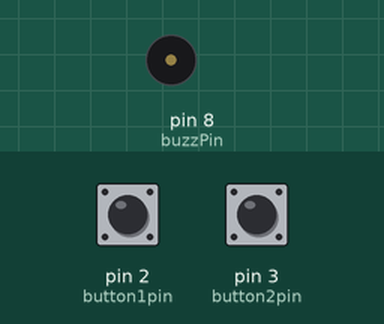
Recording of a sketch running on a simulated Arduino Uno, built with avr-gcc and run on an emulated ATmega328P. Parts: buzzer (waves = sounding). The inputs (shaded band) are chosen by the test bench; at power-on: pin 2 (button1pin) LOW, pin 3 (button2pin) LOW.

Above: at 1.2 s.
1.3 s: pin 2 (button1pin) pulled HIGH for 0.15 s
At 2.0 s:
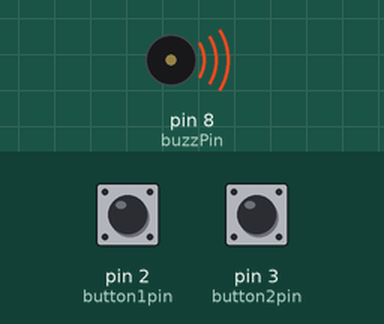
Timing chart, 0 to 10.3 s (numbered marks = the images above; inputs shaded):
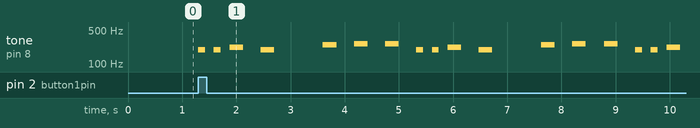

Measured:
- after the input at 1.3 s, tone on pin 8 (buzzPin): silent → 196 Hz at once, then repeats every 4.0 s: silent 0.16 s, 196 Hz 0.13 s, silent 0.16 s, 220 Hz 0.25 s, silent 0.32 s, 196 Hz 0.25 s, silent 0.90 s, 247 Hz 0.25 s, silent 0.33 s, 262 Hz 0.25 s, silent 0.32 s, 262 Hz 0.25 s, silent 0.33 s, 196 Hz 0.13 s

The sketch:

MIlestone1.ino
```cpp
/* Author: Peter Navarro and Corey Mendonca
 * Date: 9/4/2020
 * Milestone 1 solution
 * Implement 3 states, waiting, playing , playing pending
 * Implement two tunes to be played.
 */


// Golabl variables used within each class
int state;
int tunePlaying;
int tunePending;
const int button1pin = 2;
const int button2pin = 3;
long tuneStartTime;
int nextNoteTime;
const int buzzPin = 8;


void setup() {

  state1Setup();
  //Initalizes the buttons to the ports they are connected to on the arduino.
  pinMode(button1pin, INPUT);
  pinMode(button2pin, INPUT);
}
void loop() {

  //Basic loop structure that allows the arudino to continiously run through the program.
  //Loop structure is unchanged except you can add more states if needed.
  switch (state) {

    case 1:
      state1();
      break;
    case 2:
      state2();
      break;
    case 3:
      state3();
      break;
  }

}
```

pitches.h
```cpp
#define NOTE_B0  31
#define NOTE_C1  33
#define NOTE_CS1 35
#define NOTE_D1  37
#define NOTE_DS1 39
#define NOTE_E1  41
#define NOTE_F1  44
#define NOTE_FS1 46
#define NOTE_G1  49
#define NOTE_GS1 52
#define NOTE_A1  55
#define NOTE_AS1 58
#define NOTE_B1  62
#define NOTE_C2  65
#define NOTE_CS2 69
#define NOTE_D2  73
#define NOTE_DS2 78
#define NOTE_E2  82
#define NOTE_F2  87
#define NOTE_FS2 93
#define NOTE_G2  98
#define NOTE_GS2 104
#define NOTE_A2  110
#define NOTE_AS2 117
#define NOTE_B2  123
#define NOTE_C3  131
#define NOTE_CS3 139
#define NOTE_D3  147
#define NOTE_DS3 156
#define NOTE_E3  165
#define NOTE_F3  175
#define NOTE_FS3 185
#define NOTE_G3  196
#define NOTE_GS3 208
#define NOTE_A3  220
#define NOTE_AS3 233
#define NOTE_B3  247
#define NOTE_C4  262
#define NOTE_CS4 277
#define NOTE_D4  294
#define NOTE_DS4 311
#define NOTE_E4  330
#define NOTE_F4  349
#define NOTE_FS4 370
#define NOTE_G4  392
#define NOTE_GS4 415
#define NOTE_A4  440
#define NOTE_AS4 466
#define NOTE_B4  494
#define NOTE_C5  523
#define NOTE_CS5 554
#define NOTE_D5  587
#define NOTE_DS5 622
#define NOTE_E5  659
#define NOTE_F5  698
#define NOTE_FS5 740
#define NOTE_G5  784
#define NOTE_GS5 831
#define NOTE_A5  880
#define NOTE_AS5 932
#define NOTE_B5  988
#define NOTE_C6  1047
#define NOTE_CS6 1109
#define NOTE_D6  1175
#define NOTE_DS6 1245
#define NOTE_E6  1319
#define NOTE_F6  1397
#define NOTE_FS6 1480
#define NOTE_G6  1568
#define NOTE_GS6 1661
#define NOTE_A6  1760
#define NOTE_AS6 1865
#define NOTE_B6  1976
#define NOTE_C7  2093
#define NOTE_CS7 2217
#define NOTE_D7  2349
#define NOTE_DS7 2489
#define NOTE_E7  2637
#define NOTE_F7  2794
#define NOTE_FS7 2960
#define NOTE_G7  3136
#define NOTE_GS7 3322
#define NOTE_A7  3520
#define NOTE_AS7 3729
#define NOTE_B7  3951
#define NOTE_C8  4186
#define NOTE_CS8 4435
#define NOTE_D8  4699
#define NOTE_DS8 4978
```

state1.ino
```cpp
/*This is the waiting state on our state diagram.
 *Read buttons and switch to playing state if button is pressed
 */

void state1Setup() {

  state = 1;
  // read buttons

}
//Represents what happens in state one
void state1() {

  // initalize the first button
  int button = digitalRead(button1pin);

  //Check if first button is pressed
  if (button == HIGH) {
    //if button one is pressed, we update the variable tunePlaying to 1

    tunePlaying = 1;
    state2Setup();

  }

  //Intialize the second button
  int button1 = digitalRead(button2pin);

  //Check if second button is pressed
  if (button1 == HIGH) {
    //if button two is pressed, we update the variable tunePlaying to 2
    tunePlaying = 2;
    state2Setup();

  }
  //The numbers correlate with the button pressed i.e 1 is button 1 and 2 is button 2.
}
```

state2.ino
```cpp
/* This is the playing state in our state diagram.
   The purpose of this is to playing the tune connected to either button.
   We have to check the buttons again to see if one was pressed while the tune is playing.
*/

void state2Setup() {

  //This gives us how long it has been since the program started
  //We store it in a varible to account for if another button is pressed during a tune.
  tuneStartTime = millis();
  state = 2;

}
void state2() {

  boolean done = false;
  //Check buttons to see if they were pressed after the tune begins playing.
  //This is the same process as in state 1.

  int button = digitalRead(button1pin);
  if (button == HIGH) {
    //This variable tunePending accounts for which tune to be played after the first tune is complete.
    tunePending = 1;
    //state3Setup is where the pending tune will be played.
    state3Setup();

  }
  //Works the same for the first button.
  int button1 = digitalRead(button2pin);
  if (button1 == HIGH) {
    tunePending = 2;
    state3Setup();

  }
  //Play tune until done depending on tunePlaying variable.
  //Plays tune one if button one is pressured.
  if (tunePlaying == 1) {
    //Takes the elapsed time and passes it through to the playTune method.
    done = playTune1(millis() - tuneStartTime);

  }
  //Plays tune two if button two is pressured.
  if (tunePlaying == 2) {
    done = playTune2(millis() - tuneStartTime);

  }
  //After tune is completed we enter back into the waiting state.
  if (done) {
    state1Setup();

  }


}
```

state3.ino
```cpp
/*This is the playing pending state in our state diagram.
 * The purpose of this state is to play the pending tune after a tune is finished.
 */

void state3Setup() {

  state = 3;
}
void state3() {

  //This state does the same playTune action that state 2 does.
  //It passes the elapsed time to the playTune methods where the tunes are then played.

  boolean done = false;

  if (tunePlaying == 1) {
    done = playTune1(millis() - tuneStartTime);
  }
  if (tunePlaying == 2) {
    done = playTune2(millis() - tuneStartTime);

  }
  //This if-statement waits for the variable done to  be true to set the next tunePending variable to tunePlaying
  //Once done is true it means the tune is complete.
  if (done) {
    tunePlaying = tunePending;
    state2Setup();

  }

}
```

tune1.ino
```cpp
/* This is all the code needed for tune 1.
 * It includes the melody, note durations, and the playTune1 method to play the tune.
 * The moajority of this is based off the toneMelody example class.
 */

#include "pitches.h"
//notes in the melody:
int melody[] = {
  NOTE_C4, NOTE_G3, NOTE_G3, NOTE_A3, NOTE_G3, 0, NOTE_B3, NOTE_C4, NOTE_C4,
  NOTE_G3, NOTE_G3, NOTE_A3, NOTE_G3, 0, NOTE_B3, NOTE_C4
};

//note durations: 4 = quarter note, 8 = eighth note, etc.:
int noteDurations[] = {
  4, 8, 8, 4, 4, 4, 4, 4,
  4, 8, 8, 4, 4, 4, 4, 4};

//Variables to keep track of note information.
int noteDuration;
int nextNoteDuration;
int thisNote = 1;

boolean playTune1(unsigned long elaspedTime) {
  // iterate over the notes of the melody:
  // This if-statement makes sure the elapsedTIme is always greater than the nextNoteTime.
  // This allows the notes to be played until the variable thisNote reaches the number of notes in the tune.
  if (elaspedTime > nextNoteTime) {

    // to calculate the note duration, take one second divided by the note type.
    //e.g. quarter note = 1000 / 4, eighth note = 1000/8, etc.
    noteDuration = 1000 / noteDurations[thisNote];
    tone(8, melody[thisNote], noteDuration);

    thisNote++;

    // to distinguish the notes, set a minimum time between them.
    // the note's duration + 30% seems to work well:
    int pauseBetweenNotes = noteDuration * 1.30;

    nextNoteTime = nextNoteTime + pauseBetweenNotes + noteDuration;

    //This makes sure only the correct number of notes is played for each tune.
    if (thisNote > 18) {
      //Resets the values for the tune for the next time a button is pressed and the next tune is played.
      nextNoteTime = 0;
      thisNote = 0;
      return true;
    }

  }
  return false;
}
```

tune2.ino
```cpp
/* This is all the code needed for tune 2.
   It includes the melody, note durations, and the playTune2 method to play the tune.
   The moajority of this is based off the toneMelody example class.
   This is the exact same class at tune1, expect having different melodies and note durations.
*/

#include "pitches.h"

int melody2[] = {
  NOTE_FS5, NOTE_FS5, NOTE_D5, NOTE_B4, NOTE_B4, NOTE_E5,
  NOTE_E5, NOTE_E5, NOTE_GS5, NOTE_GS5, NOTE_A5, NOTE_B5,
  NOTE_A5, NOTE_A5, NOTE_A5, NOTE_E5, NOTE_D5, NOTE_FS5,
  NOTE_FS5, NOTE_FS5, NOTE_E5, NOTE_E5, NOTE_FS5, NOTE_E5
};

// note durations: 4 = quarter note, 8 = eighth note, etc.:
int noteDurations2[] = {
  8, 8, 8, 4, 4, 4,
  4, 5, 8, 8, 8, 8,
  8, 8, 8, 4, 4, 4,
  4, 5, 8, 8, 8, 8
};
//Variables to keep track of note information.
int noteDuration2;
int nextNoteDuration2;
int thisNote2 = 1;

boolean playTune2(unsigned long elaspedTime) {
  // iterate over the notes of the melody:
  // This if-statement makes sure the elapsedTIme is always greater than the nextNoteTime.
  // This allows the notes to be played until the variable thisNote reaches the number of notes in the tune.
  if (elaspedTime > nextNoteTime) {
    // to calculate the note duration, take one second divided by the note type.
    //e.g. quarter note = 1000 / 4, eighth note = 1000/8, etc.

    int noteDuration2 = 1000 / noteDurations2[thisNote2];
    tone(8, melody2[thisNote2], noteDuration2);
    thisNote2++;

    // to distinguish the notes, set a minimum time between them.
    // the note's duration + 30% seems to work well
    int pauseBetweenNotes = noteDuration2 * 1.30;
    nextNoteTime = nextNoteTime + pauseBetweenNotes + noteDuration2;

    //This makes sure only the correct number of notes is played for each tune.
    if (thisNote2 > 22) {
      //Resets the values for the tune for the next time a button is pressed and the next tune is played.
      nextNoteTime = 0;
      thisNote2 = 0;
      return true;

    }
  }
  return false;
}
```
